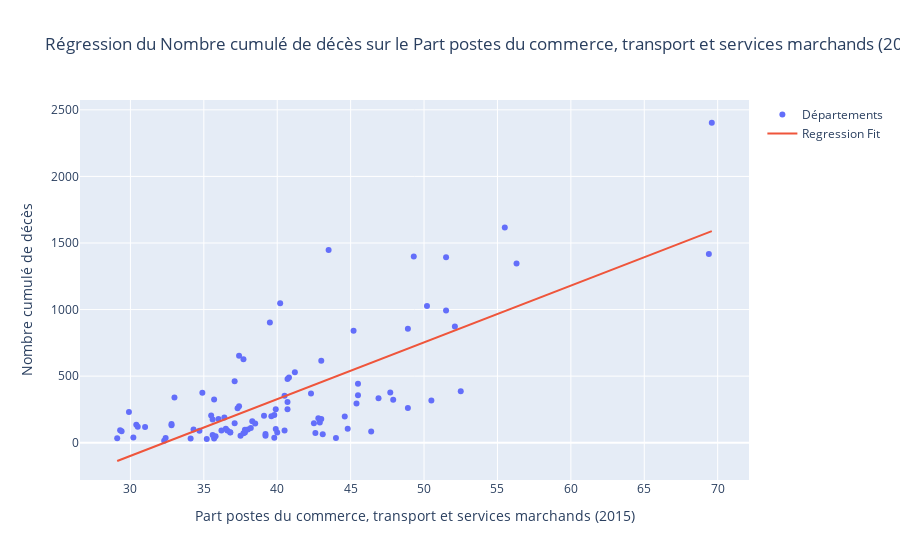

Notebook code for this chart:
### Markdown cell above
#### Nombre cumulé de décès de la COVID-19 et part postes du commerce, transport et services marchands

### Code cell
trace_reg2('Nombre cumulé de décès', 'Part postes du commerce, transport et services marchands (2015)')
